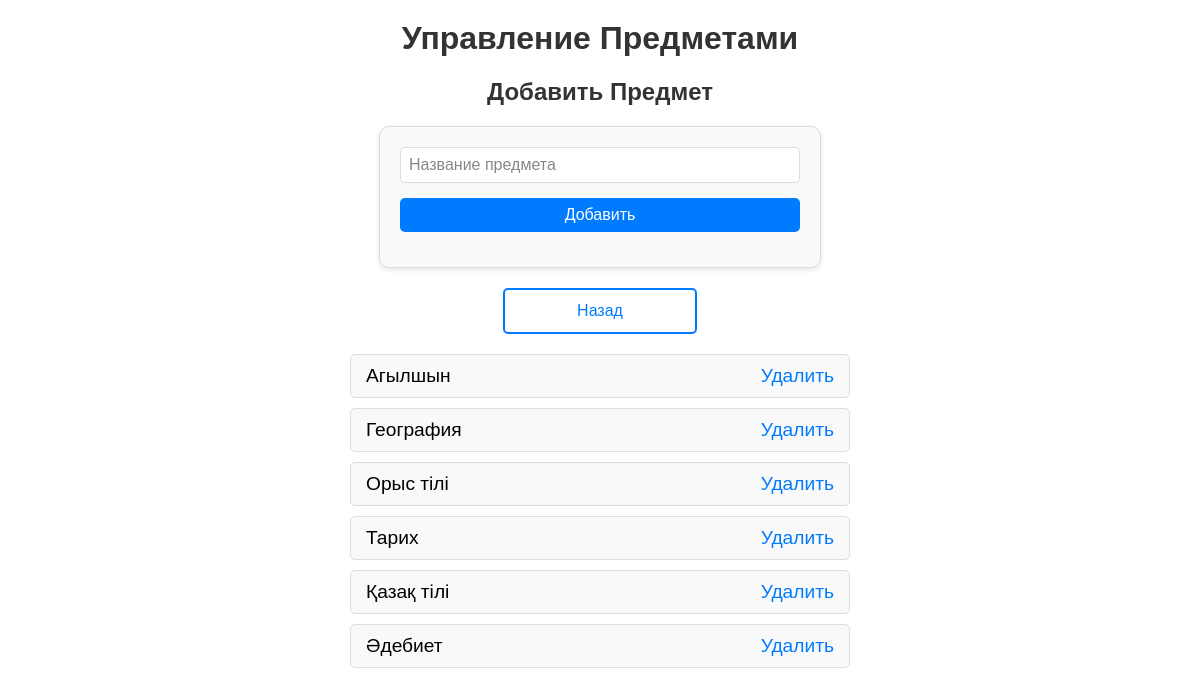
Page /custom_admin/subjects/ (signed in) on the committed database.
### school/models.py (models this page shows, shortened)
class Subject(models.Model):
    school = models.ForeignKey(School, on_delete=models.CASCADE, related_name='subjects')
    name = models.CharField(max_length=50)
    class Meta:
        verbose_name = "Предмет"
        verbose_name_plural = "Предметы"
        unique_together = (('school', 'name'),)

### school/views.py (the view, shortened to what this page needs)
# urls.py: path('custom_admin/subjects/', views.manage_subjects, name='manage_subjects'),
@login_required
def manage_subjects(request):
    user_school = request.user.school_user.school
    subjects = Subject.objects.filter(school=user_school).order_by('name')
    return render(request, 'school/admin/manage_subjects.html', {'subjects': subjects})

### school/templates/school/admin/manage_subjects.html (shortened to what this page needs)
<!DOCTYPE html>
<html lang="ru">
<head>
</head>
<body>
    <h1>Управление Предметами</h1>
    <h2>Добавить Предмет</h2>
    <form method="post">
        <input type="text" name="name" placeholder="Название предмета" required>
        <button type="submit">Добавить</button>
    </form>
    <p><a href="{% url 'custom_admin_dashboard' %}">Назад</a></p>
    <ul>
        {% for subject in subjects %}
            <li>
                {{ subject.name }}
                <a href="{% url 'delete_subject' subject.id %}" onclick="return confirm('Вы уверены, что хотите удалить этот предмет?');">Удалить</a>
            </li>
        {% empty %}
            <li>Предметы отсутствуют.</li>
        {% endfor %}
    </ul>
</body>
</html>

### school/templates/school/admin/manage_subjects.html (style rules this page uses)
h1, h2 { font-family: Arial, sans-serif; color: #333; text-align: center; margin-top: 20px; }
ul { list-style: none; padding: 0; margin: 20px auto; max-width: 500px; font-family: Arial, sans-serif; font-size: 1.2rem; }
li { display: flex; justify-content: space-between; align-items: center; padding: 10px 15px; margin-bottom: 10px; border: 1px solid #ddd; border-radius: 5px; background-color: #f9f9f9; transition: background-color 0.3s ease; }
li a { text-decoration: none; color: #007BFF; transition: color 0.3s ease; }
form { margin: 20px auto; max-width: 400px; font-family: Arial, sans-serif; font-size: 1rem; background-color: #f9f9f9; padding: 20px; border: 1px solid #ddd; border-radius: 10px; box-shadow: 0 2px 5px rgba(0, 0, 0, 0.1); }
form input[type="text"], form button { width: 100%; padding: 8px; margin-bottom: 15px; font-size: 1rem; border: 1px solid #ddd; border-radius: 5px; box-sizing: border-box; }
form input[type="text"]::placeholder { color: #888; }
form button { background-color: #007BFF; color: white; border: none; cursor: pointer; transition: background-color 0.3s ease; }
p a { display: block; font-family: Arial, sans-serif; color: #007BFF; text-decoration: none; margin-top: 15px; padding: 12px 20px; border: 2px solid #007BFF; border-radius: 5px; text-align: center; transition: background-color 0.3s ease, color 0.3s ease; max-width: 150px; margin-left: auto; margin-right: auto; }

### rows in the picture
Subject: name "Агылшын"
Subject: name "География"
Subject: name "Орыс тілі"
Subject: name "Тарих"
Subject: name "Қазақ тілі"
Subject: name "Әдебиет"
